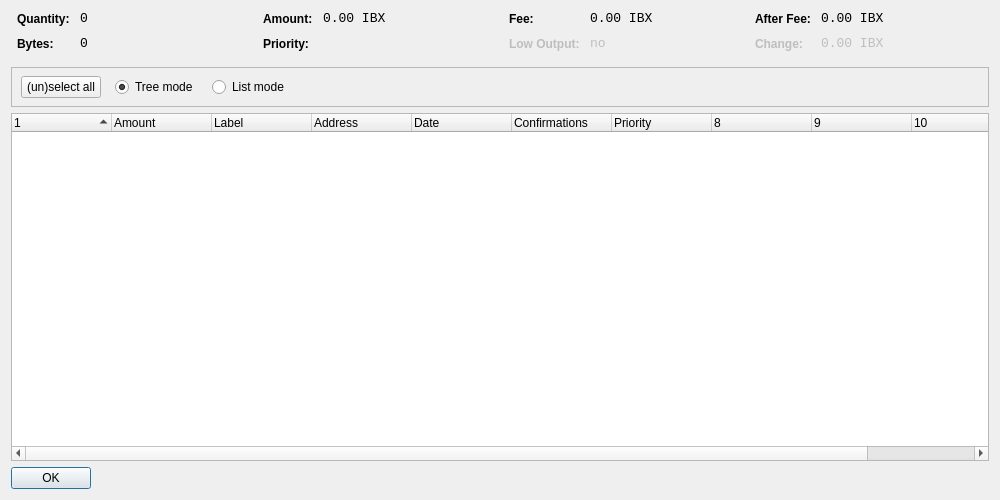
<?xml version="1.0" encoding="UTF-8"?>
<ui version="4.0">
 <class>CoinControlDialog</class>
 <widget class="QDialog" name="CoinControlDialog">
  <property name="geometry">
   <rect>
    <x>0</x>
    <y>0</y>
    <width>1000</width>
    <height>500</height>
   </rect>
  </property>
  <property name="windowTitle">
   <string>Coin Control</string>
  </property>
  <layout class="QVBoxLayout" name="verticalLayout">
   <item>
    <layout class="QHBoxLayout" name="horizontalLayoutTop" stretch="0,0,0,0">
     <property name="topMargin">
      <number>0</number>
     </property>
     <property name="bottomMargin">
      <number>10</number>
     </property>
     <item>
      <layout class="QFormLayout" name="formLayoutCoinControl1">
       <property name="horizontalSpacing">
        <number>10</number>
       </property>
       <property name="verticalSpacing">
        <number>10</number>
       </property>
       <property name="leftMargin">
        <number>6</number>
       </property>
       <property name="rightMargin">
        <number>6</number>
       </property>
       <item row="0" column="0">
        <widget class="QLabel" name="labelCoinControlQuantityText">
         <property name="styleSheet">
          <string notr="true">font-weight:bold;</string>
         </property>
         <property name="text">
          <string>Quantity:</string>
         </property>
        </widget>
       </item>
       <item row="0" column="1">
        <widget class="QLabel" name="labelCoinControlQuantity">
         <property name="font">
          <font>
           <family>Monospace</family>
           <pointsize>10</pointsize>
          </font>
         </property>
         <property name="cursor">
          <cursorShape>IBeamCursor</cursorShape>
         </property>
         <property name="contextMenuPolicy">
          <enum>Qt::ActionsContextMenu</enum>
         </property>
         <property name="text">
          <string notr="true">0</string>
         </property>
         <property name="textInteractionFlags">
          <set>Qt::LinksAccessibleByMouse|Qt::TextSelectableByKeyboard|Qt::TextSelectableByMouse</set>
         </property>
        </widget>
       </item>
       <item row="1" column="0">
        <widget class="QLabel" name="labelCoinControlBytesText">
         <property name="styleSheet">
          <string notr="true">font-weight:bold;</string>
         </property>
         <property name="text">
          <string>Bytes:</string>
         </property>
        </widget>
       </item>
       <item row="1" column="1">
        <widget class="QLabel" name="labelCoinControlBytes">
         <property name="font">
          <font>
           <family>Monospace</family>
           <pointsize>10</pointsize>
          </font>
         </property>
         <property name="cursor">
          <cursorShape>IBeamCursor</cursorShape>
         </property>
         <property name="contextMenuPolicy">
          <enum>Qt::ActionsContextMenu</enum>
         </property>
         <property name="text">
          <string notr="true">0</string>
         </property>
         <property name="textInteractionFlags">
          <set>Qt::LinksAccessibleByMouse|Qt::TextSelectableByKeyboard|Qt::TextSelectableByMouse</set>
         </property>
        </widget>
       </item>
      </layout>
     </item>
     <item>
      <layout class="QFormLayout" name="formLayoutCoinControl2">
       <property name="horizontalSpacing">
        <number>10</number>
       </property>
       <property name="verticalSpacing">
        <number>10</number>
       </property>
       <property name="leftMargin">
        <number>6</number>
       </property>
       <property name="rightMargin">
        <number>6</number>
       </property>
       <item row="0" column="0">
        <widget class="QLabel" name="labelCoinControlAmountText">
         <property name="styleSheet">
          <string notr="true">font-weight:bold;</string>
         </property>
         <property name="text">
          <string>Amount:</string>
         </property>
        </widget>
       </item>
       <item row="0" column="1">
        <widget class="QLabel" name="labelCoinControlAmount">
         <property name="font">
          <font>
           <family>Monospace</family>
           <pointsize>10</pointsize>
          </font>
         </property>
         <property name="cursor">
          <cursorShape>IBeamCursor</cursorShape>
         </property>
         <property name="contextMenuPolicy">
          <enum>Qt::ActionsContextMenu</enum>
         </property>
         <property name="text">
          <string notr="true">0.00 IBX</string>
         </property>
         <property name="textInteractionFlags">
          <set>Qt::LinksAccessibleByMouse|Qt::TextSelectableByKeyboard|Qt::TextSelectableByMouse</set>
         </property>
        </widget>
       </item>
       <item row="1" column="0">
        <widget class="QLabel" name="labelCoinControlPriorityText">
         <property name="styleSheet">
          <string notr="true">font-weight:bold;</string>
         </property>
         <property name="text">
          <string>Priority:</string>
         </property>
        </widget>
       </item>
       <item row="1" column="1">
        <widget class="QLabel" name="labelCoinControlPriority">
         <property name="font">
          <font>
           <family>Monospace</family>
           <pointsize>10</pointsize>
          </font>
         </property>
         <property name="cursor">
          <cursorShape>IBeamCursor</cursorShape>
         </property>
         <property name="contextMenuPolicy">
          <enum>Qt::ActionsContextMenu</enum>
         </property>
         <property name="text">
          <string/>
         </property>
         <property name="textInteractionFlags">
          <set>Qt::LinksAccessibleByMouse|Qt::TextSelectableByKeyboard|Qt::TextSelectableByMouse</set>
         </property>
        </widget>
       </item>
      </layout>
     </item>
     <item>
      <layout class="QFormLayout" name="formLayoutCoinControl3">
       <property name="horizontalSpacing">
        <number>10</number>
       </property>
       <property name="verticalSpacing">
        <number>10</number>
       </property>
       <property name="leftMargin">
        <number>6</number>
       </property>
       <property name="rightMargin">
        <number>6</number>
       </property>
       <item row="0" column="0">
        <widget class="QLabel" name="labelCoinControlFeeText">
         <property name="styleSheet">
          <string notr="true">font-weight:bold;</string>
         </property>
         <property name="text">
          <string>Fee:</string>
         </property>
        </widget>
       </item>
       <item row="0" column="1">
        <widget class="QLabel" name="labelCoinControlFee">
         <property name="font">
          <font>
           <family>Monospace</family>
           <pointsize>10</pointsize>
          </font>
         </property>
         <property name="cursor">
          <cursorShape>IBeamCursor</cursorShape>
         </property>
         <property name="contextMenuPolicy">
          <enum>Qt::ActionsContextMenu</enum>
         </property>
         <property name="text">
          <string notr="true">0.00 IBX</string>
         </property>
         <property name="textInteractionFlags">
          <set>Qt::LinksAccessibleByMouse|Qt::TextSelectableByKeyboard|Qt::TextSelectableByMouse</set>
         </property>
        </widget>
       </item>
       <item row="1" column="0">
        <widget class="QLabel" name="labelCoinControlLowOutputText">
         <property name="enabled">
          <bool>false</bool>
         </property>
         <property name="styleSheet">
          <string notr="true">font-weight:bold;</string>
         </property>
         <property name="text">
          <string>Low Output:</string>
         </property>
        </widget>
       </item>
       <item row="1" column="1">
        <widget class="QLabel" name="labelCoinControlLowOutput">
         <property name="enabled">
          <bool>false</bool>
         </property>
         <property name="font">
          <font>
           <family>Monospace</family>
           <pointsize>10</pointsize>
          </font>
         </property>
         <property name="cursor">
          <cursorShape>IBeamCursor</cursorShape>
         </property>
         <property name="contextMenuPolicy">
          <enum>Qt::ActionsContextMenu</enum>
         </property>
         <property name="text">
          <string notr="true">no</string>
         </property>
         <property name="textInteractionFlags">
          <set>Qt::LinksAccessibleByMouse|Qt::TextSelectableByKeyboard|Qt::TextSelectableByMouse</set>
         </property>
        </widget>
       </item>
      </layout>
     </item>
     <item>
      <layout class="QFormLayout" name="formLayoutCoinControl4">
       <property name="horizontalSpacing">
        <number>10</number>
       </property>
       <property name="verticalSpacing">
        <number>10</number>
       </property>
       <property name="leftMargin">
        <number>6</number>
       </property>
       <property name="rightMargin">
        <number>6</number>
       </property>
       <item row="0" column="0">
        <widget class="QLabel" name="labelCoinControlAfterFeeText">
         <property name="styleSheet">
          <string notr="true">font-weight:bold;</string>
         </property>
         <property name="text">
          <string>After Fee:</string>
         </property>
        </widget>
       </item>
       <item row="0" column="1">
        <widget class="QLabel" name="labelCoinControlAfterFee">
         <property name="font">
          <font>
           <family>Monospace</family>
           <pointsize>10</pointsize>
          </font>
         </property>
         <property name="cursor">
          <cursorShape>IBeamCursor</cursorShape>
         </property>
         <property name="contextMenuPolicy">
          <enum>Qt::ActionsContextMenu</enum>
         </property>
         <property name="text">
          <string notr="true">0.00 IBX</string>
         </property>
         <property name="textInteractionFlags">
          <set>Qt::LinksAccessibleByMouse|Qt::TextSelectableByKeyboard|Qt::TextSelectableByMouse</set>
         </property>
        </widget>
       </item>
       <item row="1" column="0">
        <widget class="QLabel" name="labelCoinControlChangeText">
         <property name="enabled">
          <bool>false</bool>
         </property>
         <property name="styleSheet">
          <string notr="true">font-weight:bold;</string>
         </property>
         <property name="text">
          <string>Change:</string>
         </property>
        </widget>
       </item>
       <item row="1" column="1">
        <widget class="QLabel" name="labelCoinControlChange">
         <property name="enabled">
          <bool>false</bool>
         </property>
         <property name="font">
          <font>
           <family>Monospace</family>
           <pointsize>10</pointsize>
          </font>
         </property>
         <property name="cursor">
          <cursorShape>IBeamCursor</cursorShape>
         </property>
         <property name="contextMenuPolicy">
          <enum>Qt::ActionsContextMenu</enum>
         </property>
         <property name="text">
          <string notr="true">0.00 IBX</string>
         </property>
         <property name="textInteractionFlags">
          <set>Qt::LinksAccessibleByMouse|Qt::TextSelectableByKeyboard|Qt::TextSelectableByMouse</set>
         </property>
        </widget>
       </item>
      </layout>
     </item>
    </layout>
   </item>
   <item>
    <widget class="QFrame" name="frame">
     <property name="minimumSize">
      <size>
       <width>0</width>
       <height>40</height>
      </size>
     </property>
     <property name="frameShape">
      <enum>QFrame::StyledPanel</enum>
     </property>
     <property name="frameShadow">
      <enum>QFrame::Sunken</enum>
     </property>
     <widget class="QWidget" name="horizontalLayoutWidget">
      <property name="geometry">
       <rect>
        <x>10</x>
        <y>0</y>
        <width>781</width>
        <height>41</height>
       </rect>
      </property>
      <layout class="QHBoxLayout" name="horizontalLayoutPanel" stretch="0,0,0,0,0">
       <property name="spacing">
        <number>14</number>
       </property>
       <item>
        <widget class="QPushButton" name="pushButtonSelectAll">
         <property name="sizePolicy">
          <sizepolicy hsizetype="Maximum" vsizetype="Fixed">
           <horstretch>0</horstretch>
           <verstretch>0</verstretch>
          </sizepolicy>
         </property>
         <property name="text">
          <string>(un)select all</string>
         </property>
        </widget>
       </item>
       <item>
        <widget class="QRadioButton" name="radioTreeMode">
         <property name="sizePolicy">
          <sizepolicy hsizetype="Maximum" vsizetype="Fixed">
           <horstretch>0</horstretch>
           <verstretch>0</verstretch>
          </sizepolicy>
         </property>
         <property name="text">
          <string>Tree mode</string>
         </property>
         <property name="checked">
          <bool>true</bool>
         </property>
        </widget>
       </item>
       <item>
        <widget class="QRadioButton" name="radioListMode">
         <property name="sizePolicy">
          <sizepolicy hsizetype="Maximum" vsizetype="Fixed">
           <horstretch>0</horstretch>
           <verstretch>0</verstretch>
          </sizepolicy>
         </property>
         <property name="text">
          <string>List mode</string>
         </property>
        </widget>
       </item>
       <item>
        <spacer name="horizontalSpacer">
         <property name="orientation">
          <enum>Qt::Horizontal</enum>
         </property>
         <property name="sizeHint" stdset="0">
          <size>
           <width>40</width>
           <height>20</height>
          </size>
         </property>
        </spacer>
       </item>
      </layout>
     </widget>
    </widget>
   </item>
   <item>
    <widget class="CoinControlTreeWidget" name="treeWidget">
     <property name="contextMenuPolicy">
      <enum>Qt::CustomContextMenu</enum>
     </property>
     <property name="sortingEnabled">
      <bool>false</bool>
     </property>
     <property name="columnCount">
      <number>11</number>
     </property>
     <attribute name="headerShowSortIndicator" stdset="0">
      <bool>true</bool>
     </attribute>
     <attribute name="headerStretchLastSection">
      <bool>false</bool>
     </attribute>
     <column>
      <property name="text">
       <string/>
      </property>
     </column>
     <column>
      <property name="text">
       <string>Amount</string>
      </property>
     </column>
     <column>
      <property name="text">
       <string>Label</string>
      </property>
     </column>
     <column>
      <property name="text">
       <string>Address</string>
      </property>
     </column>
     <column>
      <property name="text">
       <string>Date</string>
      </property>
     </column>
     <column>
      <property name="text">
       <string>Confirmations</string>
      </property>
      <property name="toolTip">
       <string>Confirmed</string>
      </property>
     </column>
     <column>
      <property name="text">
       <string>Priority</string>
      </property>
     </column>
     <column>
      <property name="text">
       <string/>
      </property>
     </column>
     <column>
      <property name="text">
       <string/>
      </property>
     </column>
     <column>
      <property name="text">
       <string/>
      </property>
     </column>
     <column>
      <property name="text">
       <string/>
      </property>
     </column>
    </widget>
   </item>
   <item>
    <widget class="QDialogButtonBox" name="buttonBox">
     <property name="sizePolicy">
      <sizepolicy hsizetype="Maximum" vsizetype="Fixed">
       <horstretch>0</horstretch>
       <verstretch>0</verstretch>
      </sizepolicy>
     </property>
     <property name="orientation">
      <enum>Qt::Horizontal</enum>
     </property>
     <property name="standardButtons">
      <set>QDialogButtonBox::Ok</set>
     </property>
    </widget>
   </item>
  </layout>
 </widget>
 <customwidgets>
  <customwidget>
   <class>CoinControlTreeWidget</class>
   <extends>QTreeWidget</extends>
   <header>coincontroltreewidget.h</header>
  </customwidget>
 </customwidgets>
 <resources/>
 <connections/>
</ui>
